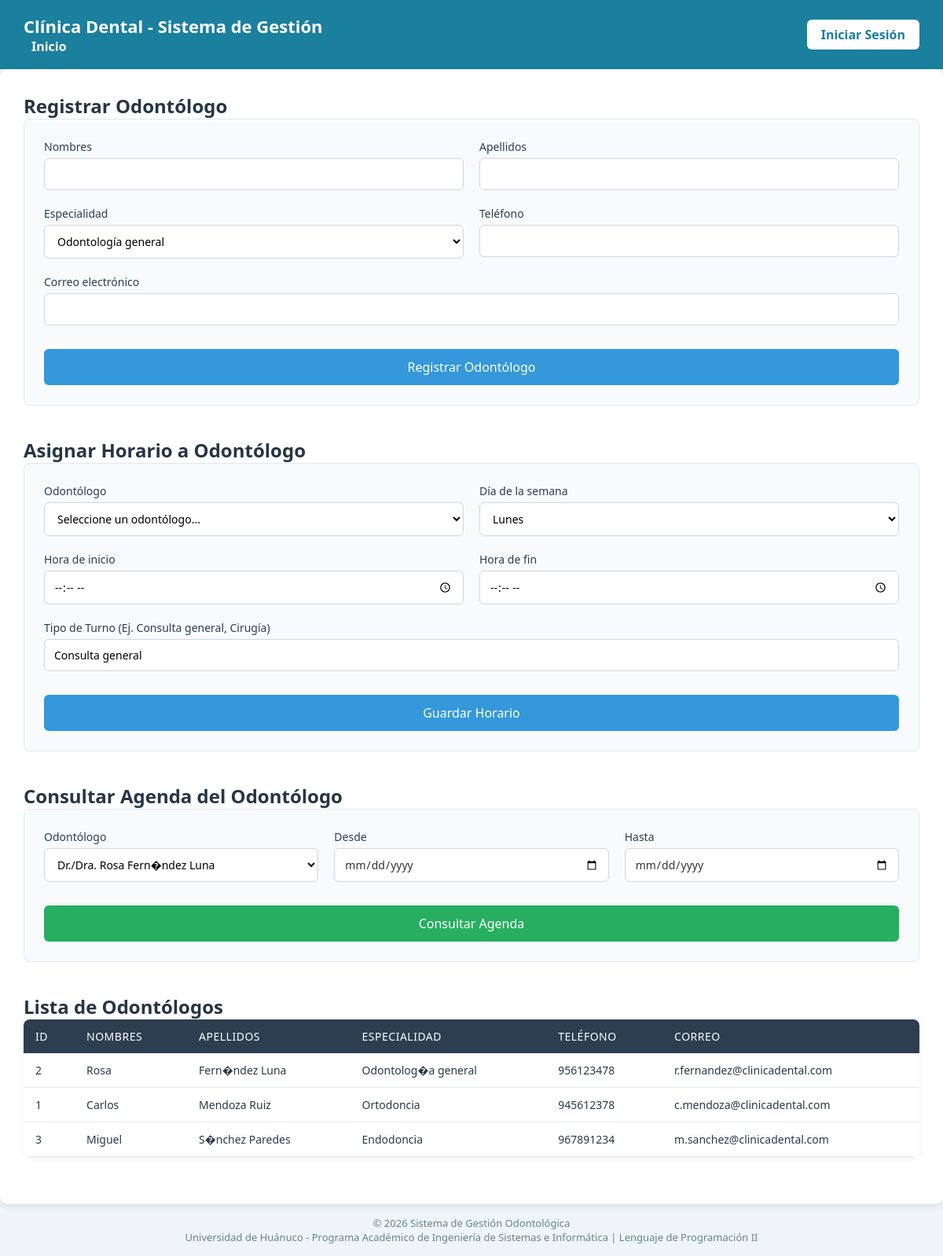
The app's page /vistas/odontologo.php with its own data.
### tables this page shows
CREATE TABLE odontologo (
    id_odontologo INT AUTO_INCREMENT PRIMARY KEY,
    nombres VARCHAR(80) NOT NULL,
    apellidos VARCHAR(80) NOT NULL,
    especialidad VARCHAR(80),
    telefono VARCHAR(20),
    correo VARCHAR(100)
);

### php/clases/Odontologo.php (called while the page is built, shortened)
<?php
require_once __DIR__ . '/../config/conexion.php';
class Odontologo {
    private $conexion;
    public function __construct() {
        $con = new Conexion();
        $this->conexion = $con->conectar();
    }
    public function listarOdontologos() {
        $sql = "SELECT * FROM odontologo ORDER BY apellidos ASC";
        $stmt = $this->conexion->prepare($sql);
        $stmt->execute();
        return $stmt->fetchAll();
    }
}

### php/config/conexion.php (called while the page is built, shortened)
<?php
class Conexion {
    private $host = "localhost";
    private $nombre_bd = "clinica_dental";
    private $usuario = "root";
    private $password = "";
    private $charset = "utf8mb4";
    public function conectar() {
        $dsn = "mysql:host={$this->host};dbname={$this->nombre_bd};charset={$this->charset}";
        $opciones = [
            PDO::ATTR_ERRMODE            => PDO::ERRMODE_EXCEPTION,
            PDO::ATTR_DEFAULT_FETCH_MODE => PDO::FETCH_ASSOC,
            PDO::ATTR_EMULATE_PREPARES   => false,
        ];
        try {
            $this->pdo = new PDO($dsn, $this->usuario, $this->password, $opciones);
            return $this->pdo;
        } catch (PDOException $e) {
            die("Error de conexión a la base de datos: " . $e->getMessage());
        }
    }
}

### vistas/odontologo.php (the view, shortened to what this page needs)
<?php
require_once __DIR__ . '/../php/clases/Odontologo.php';
$odontologo = new Odontologo();
$odontologos = $odontologo->listarOdontologos();
?>
<!DOCTYPE html>
<html lang="es">
<head>
    <link rel="stylesheet" href="../css/base.css">
    <link rel="stylesheet" href="../css/odontologos.css">
</head>
<body>
    <?php include 'incluir/header.php'; ?>
    <main>
        <h2>Registrar Odontólogo</h2>
        <form action="../php/procesar/controladorOdontologo.php" method="POST">
            <div>
                <label for="nombres">Nombres</label>
                <input type="text" id="nombres" name="nombres" required>
            </div>
            <div>
                <label for="apellidos">Apellidos</label>
                <input type="text" id="apellidos" name="apellidos" required>
            </div>
            <div>
                <label for="especialidad">Especialidad</label>
                <select id="especialidad" name="especialidad">
                    <option value="Odontología general">Odontología general</option>
                </select>
            </div>
            <div>
                <label for="telefono">Teléfono</label>
                <input type="text" id="telefono" name="telefono">
            </div>
            <div class="campo-completo">
                <label for="correo">Correo electrónico</label>
                <input type="email" id="correo" name="correo">
            </div>
            <button type="submit">Registrar Odontólogo</button>
        </form>
       <h2>Asignar Horario a Odontólogo</h2>
        <form action="../php/procesar/procesar_horario.php" method="POST" style="grid-template-columns: 1fr 1fr;">
            <div>
                <label for="id_odontologo_horario">Odontólogo</label>
                <select id="id_odontologo_horario" name="id_odontologo" required>
                    <option value="">Seleccione un odontólogo...</option>
                </select>
            </div>
            <div>
                <label for="dia_semana">Día de la semana</label>
                <select id="dia_semana" name="dia_semana" required>
                    <option value="1">Lunes</option>
                </select>
            </div>
            <div>
                <label for="hora_inicio">Hora de inicio</label>
                <input type="time" id="hora_inicio" name="hora_inicio" required>
            </div>
            <div>
                <label for="hora_fin">Hora de fin</label>
                <input type="time" id="hora_fin" name="hora_fin" required>
            </div>
            <div class="campo-completo">
                <label for="tipo_turno">Tipo de Turno (Ej. Consulta general, Cirugía)</label>
                <input type="text" id="tipo_turno" name="tipo_turno" value="Consulta general" required>
            </div>
            <button type="submit" style="grid-column: 1 / span 2;">Guardar Horario</button>
        </form>
        <h2>Consultar Agenda del Odontólogo</h2>
        <form action="../php/procesar/controladorOdontologo.php" method="GET" style="grid-template-columns: 1fr 1fr 1fr;">
            <div>
                <label for="id_odontologo">Odontólogo</label>
                <select id="id_odontologo" name="id_odontologo">
                    <?php if (empty($odontologos)): ?>
                        <option value="">No hay odontólogos registrados</option>
                    <?php else: ?>
                        <?php foreach ($odontologos as $odo): ?>
                            <option value="<?php echo $odo['id_odontologo']; ?>">
                                Dr./Dra. <?php echo htmlspecialchars($odo['nombres'] . ' ' . $odo['apellidos']); ?>
                            </option>
                        <?php endforeach; ?>
                    <?php endif; ?>
                </select>
            </div>
            <div>
                <label for="fecha_inicio">Desde</label>
                <input type="date" id="fecha_inicio" name="fecha_inicio">
            </div>
            <div>
                <label for="fecha_fin">Hasta</label>
                <input type="date" id="fecha_fin" name="fecha_fin">
            </div>
            <button type="submit" style="grid-column: 1 / span 3;">Consultar Agenda</button>
        </form>
        <h2>Lista de Odontólogos</h2>
        <table>
            <thead>
                <tr>
                    <th>ID</th>
                    <th>Nombres</th>
                    <th>Apellidos</th>
                    <th>Especialidad</th>
                    <th>Teléfono</th>
                    <th>Correo</th>
                </tr>
            </thead>
            <tbody>
                <?php if (empty($odontologos)): ?>
                    <tr>
                        <td colspan="6" style="text-align: center;">No hay odontólogos registrados</td>
                    </tr>
                <?php else: ?>
                    <?php foreach ($odontologos as $odo): ?>
                        <tr>
                            <td><?php echo htmlspecialchars($odo['id_odontologo']); ?></td>
                            <td><?php echo htmlspecialchars($odo['nombres']); ?></td>
                            <td><?php echo htmlspecialchars($odo['apellidos']); ?></td>
                            <td><?php echo htmlspecialchars($odo['especialidad']); ?></td>
                            <td><?php echo htmlspecialchars($odo['telefono']); ?></td>
                            <td><?php echo htmlspecialchars($odo['correo']); ?></td>
                        </tr>
                    <?php endforeach; ?>
                <?php endif; ?>
            </tbody>
        </table>
    </main>
    <?php include 'incluir/footer.php'; ?>
</body>
</html>

### css/base.css (style rules this page uses)
* { margin: 0; padding: 0; box-sizing: border-box; font-family: 'Segoe UI', Arial, sans-serif; }
body { background-color: #eef4f7; color: #263544; }

### css/odontologos.css (style rules this page uses)
main { background: white; border-radius: 10px; padding: 30px; box-shadow: 0 2px 10px rgba(0,0,0,0.1); }
form { display: grid; grid-template-columns: 1fr 1fr; gap: 20px; background: #f8fafc; padding: 25px; border-radius: 8px; margin-bottom: 40px; border: 1px solid #e2e8f0; }
.campo-completo { grid-column: 1 / -1; }
form div { display: flex; flex-direction: column; }
form label { font-weight: 500; margin-bottom: 5px; color: #2c3e50; font-size: 14px; }
form input, form select { padding: 10px 12px; border: 1px solid #d1d5db; border-radius: 6px; font-size: 14px; transition: border-color 0.3s ease; background: white; }
form input[type="date"] { color: #333; }
form button { grid-column: 1 / -1; padding: 12px 24px; background: #3498db; color: white; border: none; border-radius: 6px; font-size: 16px; font-weight: 500; cursor: pointer; transition: background 0.3s ease; margin-top: 10px; }
form:last-of-type { grid-template-columns: 1fr 1fr 1fr; background: #f8fafc; padding: 25px; border-radius: 8px; margin-bottom: 40px; border: 1px solid #e2e8f0; }
form:last-of-type button { grid-column: 1 / -1; background: #27ae60; }
table { width: 100%; border-collapse: collapse; background: white; border-radius: 8px; overflow: hidden; box-shadow: 0 2px 8px rgba(0,0,0,0.05); margin-bottom: 30px; }
thead { background: #2c3e50; color: white; }
thead th { padding: 12px 15px; text-align: left; font-weight: 500; font-size: 14px; text-transform: uppercase; letter-spacing: 0.5px; }
tbody tr { border-bottom: 1px solid #e2e8f0; transition: background 0.2s ease; }
tbody td { padding: 12px 15px; font-size: 14px; color: #2d3748; }

### records on screen
odontologo: id_odontologo "2", nombres "Rosa", apellidos "Fern�ndez Luna", especialidad "Odontolog�a general", telefono "956123478", correo "r.fernandez@clinicadental.com"
odontologo: id_odontologo "1", nombres "Carlos", apellidos "Mendoza Ruiz", especialidad "Ortodoncia", telefono "945612378", correo "c.mendoza@clinicadental.com"
odontologo: id_odontologo "3", nombres "Miguel", apellidos "S�nchez Paredes", especialidad "Endodoncia", telefono "967891234", correo "m.sanchez@clinicadental.com"
